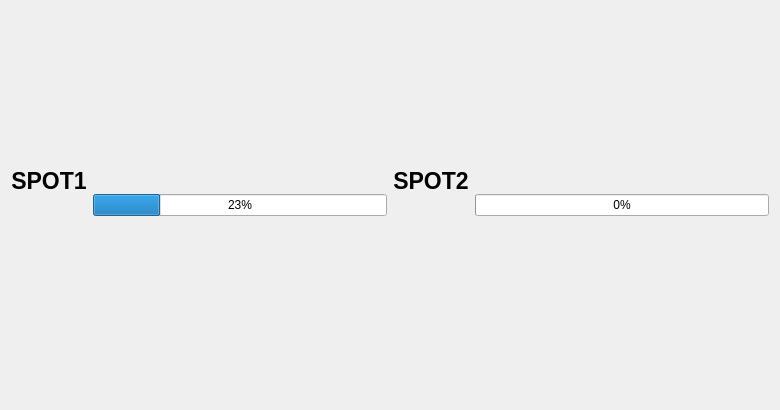
<?xml version="1.0" encoding="UTF-8"?>
<ui version="4.0">
 <class>Tab4OnOff</class>
 <widget class="QWidget" name="Tab4OnOff">
  <property name="geometry">
   <rect>
    <x>0</x>
    <y>0</y>
    <width>780</width>
    <height>410</height>
   </rect>
  </property>
  <property name="windowTitle">
   <string>Form</string>
  </property>
  <layout class="QGridLayout" name="gridLayout">
   <item row="0" column="0">
    <layout class="QHBoxLayout" name="horizontalLayout_2" stretch="0,0">
     <item>
      <layout class="QHBoxLayout" name="horizontalLayout">
       <item>
        <layout class="QVBoxLayout" name="verticalLayout" stretch="0,0,0">
         <item>
          <widget class="QLabel" name="SPOT1">
           <property name="font">
            <font>
             <pointsize>17</pointsize>
             <weight>75</weight>
             <bold>true</bold>
            </font>
           </property>
           <property name="contextMenuPolicy">
            <enum>Qt::NoContextMenu</enum>
           </property>
           <property name="layoutDirection">
            <enum>Qt::LeftToRight</enum>
           </property>
           <property name="frameShape">
            <enum>QFrame::NoFrame</enum>
           </property>
           <property name="text">
            <string>SPOT1</string>
           </property>
           <property name="textFormat">
            <enum>Qt::AutoText</enum>
           </property>
           <property name="alignment">
            <set>Qt::AlignCenter</set>
           </property>
          </widget>
         </item>
         <item>
          <widget class="QLabel" name="pcar1">
           <property name="text">
            <string/>
           </property>
           <property name="textFormat">
            <enum>Qt::AutoText</enum>
           </property>
           <property name="pixmap">
            <pixmap resource="IotQtClient.qrc">:/IotQtClient/img/areaemp.png</pixmap>
           </property>
           <property name="scaledContents">
            <bool>true</bool>
           </property>
           <property name="margin">
            <number>-4</number>
           </property>
           <property name="indent">
            <number>-1</number>
           </property>
          </widget>
         </item>
         <item>
          <layout class="QHBoxLayout" name="horizontalLayout_4">
           <item>
            <widget class="QPushButton" name="pPBLamp1">
             <property name="enabled">
              <bool>true</bool>
             </property>
             <property name="sizePolicy">
              <sizepolicy hsizetype="Fixed" vsizetype="Fixed">
               <horstretch>0</horstretch>
               <verstretch>0</verstretch>
              </sizepolicy>
             </property>
             <property name="palette">
              <palette>
               <active>
                <colorrole role="Button">
                 <brush brushstyle="SolidPattern">
                  <color alpha="255">
                   <red>255</red>
                   <green>255</green>
                   <blue>255</blue>
                  </color>
                 </brush>
                </colorrole>
               </active>
               <inactive>
                <colorrole role="Button">
                 <brush brushstyle="SolidPattern">
                  <color alpha="255">
                   <red>255</red>
                   <green>255</green>
                   <blue>255</blue>
                  </color>
                 </brush>
                </colorrole>
               </inactive>
               <disabled>
                <colorrole role="Button">
                 <brush brushstyle="SolidPattern">
                  <color alpha="255">
                   <red>255</red>
                   <green>255</green>
                   <blue>255</blue>
                  </color>
                 </brush>
                </colorrole>
               </disabled>
              </palette>
             </property>
             <property name="font">
              <font>
               <stylestrategy>NoAntialias</stylestrategy>
              </font>
             </property>
             <property name="layoutDirection">
              <enum>Qt::LeftToRight</enum>
             </property>
             <property name="text">
              <string/>
             </property>
             <property name="icon">
              <iconset resource="IotQtClient.qrc">
               <normaloff>:/IotQtClient/img/plugout.png</normaloff>
               <normalon>:/IotQtClient/img/plug.png</normalon>:/IotQtClient/img/plugout.png</iconset>
             </property>
             <property name="iconSize">
              <size>
               <width>60</width>
               <height>60</height>
              </size>
             </property>
             <property name="checkable">
              <bool>true</bool>
             </property>
             <property name="autoDefault">
              <bool>false</bool>
             </property>
             <property name="default">
              <bool>false</bool>
             </property>
             <property name="flat">
              <bool>true</bool>
             </property>
            </widget>
           </item>
          </layout>
         </item>
        </layout>
       </item>
       <item>
        <widget class="QProgressBar" name="progressBar">
         <property name="value">
          <number>23</number>
         </property>
        </widget>
       </item>
      </layout>
     </item>
     <item>
      <layout class="QHBoxLayout" name="horizontalLayout_3">
       <item>
        <layout class="QVBoxLayout" name="verticalLayout_2">
         <item>
          <widget class="QLabel" name="label">
           <property name="font">
            <font>
             <pointsize>17</pointsize>
             <weight>75</weight>
             <bold>true</bold>
            </font>
           </property>
           <property name="text">
            <string>SPOT2</string>
           </property>
           <property name="alignment">
            <set>Qt::AlignCenter</set>
           </property>
          </widget>
         </item>
         <item>
          <widget class="QLabel" name="pcar2">
           <property name="text">
            <string/>
           </property>
           <property name="textFormat">
            <enum>Qt::PlainText</enum>
           </property>
           <property name="pixmap">
            <pixmap resource="IotQtClient.qrc">:/IotQtClient/img/areaemp.png</pixmap>
           </property>
           <property name="scaledContents">
            <bool>true</bool>
           </property>
           <property name="margin">
            <number>-4</number>
           </property>
           <property name="indent">
            <number>-1</number>
           </property>
          </widget>
         </item>
         <item>
          <layout class="QHBoxLayout" name="horizontalLayout_5">
           <item>
            <widget class="QPushButton" name="pPBLamp2">
             <property name="sizePolicy">
              <sizepolicy hsizetype="Fixed" vsizetype="Fixed">
               <horstretch>0</horstretch>
               <verstretch>0</verstretch>
              </sizepolicy>
             </property>
             <property name="text">
              <string/>
             </property>
             <property name="icon">
              <iconset resource="IotQtClient.qrc">
               <normaloff>:/IotQtClient/img/plugout.png</normaloff>
               <normalon>:/IotQtClient/img/plug.png</normalon>:/IotQtClient/img/plugout.png</iconset>
             </property>
             <property name="iconSize">
              <size>
               <width>60</width>
               <height>60</height>
              </size>
             </property>
             <property name="checkable">
              <bool>true</bool>
             </property>
             <property name="flat">
              <bool>true</bool>
             </property>
            </widget>
           </item>
          </layout>
         </item>
        </layout>
       </item>
       <item>
        <widget class="QProgressBar" name="progressBar_2">
         <property name="value">
          <number>0</number>
         </property>
        </widget>
       </item>
      </layout>
     </item>
    </layout>
   </item>
  </layout>
 </widget>
 <resources>
  <include location="IotQtClient.qrc"/>
 </resources>
 <connections/>
</ui>
